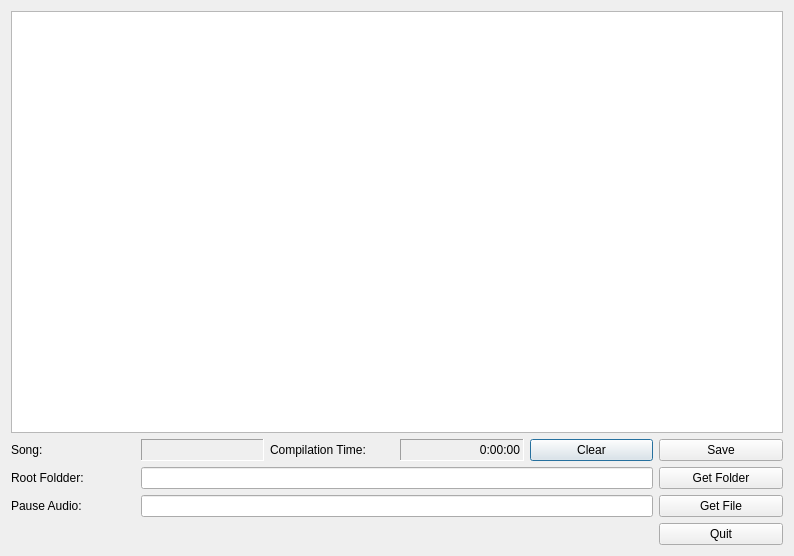
<?xml version="1.0" encoding="UTF-8"?>
<ui version="4.0">
 <class>FileDropper</class>
 <widget class="QDialog" name="FileDropper">
  <property name="geometry">
   <rect>
    <x>0</x>
    <y>0</y>
    <width>794</width>
    <height>556</height>
   </rect>
  </property>
  <property name="windowTitle">
   <string>FiiO File Dropper</string>
  </property>
  <layout class="QGridLayout" name="gridLayout">
   <item row="0" column="0" colspan="6">
    <widget class="QFileDropBrowser" name="textBrowser">
     <property name="readOnly">
      <bool>true</bool>
     </property>
    </widget>
   </item>
   <item row="1" column="0">
    <widget class="QLabel" name="label_4">
     <property name="text">
      <string>Song:</string>
     </property>
    </widget>
   </item>
   <item row="1" column="1">
    <widget class="QLabel" name="labSong">
     <property name="frameShape">
      <enum>QFrame::Panel</enum>
     </property>
     <property name="frameShadow">
      <enum>QFrame::Sunken</enum>
     </property>
     <property name="text">
      <string/>
     </property>
    </widget>
   </item>
   <item row="1" column="2">
    <widget class="QLabel" name="label_3">
     <property name="text">
      <string>Compilation Time:</string>
     </property>
    </widget>
   </item>
   <item row="1" column="3">
    <widget class="QLabel" name="labLength">
     <property name="frameShape">
      <enum>QFrame::Panel</enum>
     </property>
     <property name="frameShadow">
      <enum>QFrame::Sunken</enum>
     </property>
     <property name="text">
      <string>0:00:00</string>
     </property>
     <property name="alignment">
      <set>Qt::AlignRight|Qt::AlignTrailing|Qt::AlignVCenter</set>
     </property>
    </widget>
   </item>
   <item row="1" column="4">
    <widget class="QPushButton" name="pushClear">
     <property name="text">
      <string>Clear</string>
     </property>
    </widget>
   </item>
   <item row="1" column="5">
    <widget class="QPushButton" name="pushSave">
     <property name="text">
      <string>Save</string>
     </property>
    </widget>
   </item>
   <item row="2" column="0">
    <widget class="QLabel" name="label_2">
     <property name="text">
      <string>Root Foldder:</string>
     </property>
    </widget>
   </item>
   <item row="2" column="1" colspan="4">
    <widget class="QLineEdit" name="lineRoot"/>
   </item>
   <item row="2" column="5">
    <widget class="QPushButton" name="pushRoot">
     <property name="text">
      <string>Get Folder</string>
     </property>
    </widget>
   </item>
   <item row="3" column="0">
    <widget class="QLabel" name="label">
     <property name="text">
      <string>Pause Audio:</string>
     </property>
    </widget>
   </item>
   <item row="3" column="1" colspan="4">
    <widget class="QLineEdit" name="linePauseAudio"/>
   </item>
   <item row="3" column="5">
    <widget class="QPushButton" name="pushPause">
     <property name="text">
      <string>Get File</string>
     </property>
    </widget>
   </item>
   <item row="4" column="5">
    <widget class="QPushButton" name="pushButton_2">
     <property name="text">
      <string>Quit</string>
     </property>
    </widget>
   </item>
  </layout>
 </widget>
 <layoutdefault spacing="6" margin="11"/>
 <customwidgets>
  <customwidget>
   <class>QFileDropBrowser</class>
   <extends>QTextBrowser</extends>
   <header>qfiledropbrowser.h</header>
  </customwidget>
 </customwidgets>
 <resources/>
 <connections>
  <connection>
   <sender>pushButton_2</sender>
   <signal>clicked()</signal>
   <receiver>FileDropper</receiver>
   <slot>accept()</slot>
   <hints>
    <hint type="sourcelabel">
     <x>784</x>
     <y>546</y>
    </hint>
    <hint type="destinationlabel">
     <x>48</x>
     <y>530</y>
    </hint>
   </hints>
  </connection>
 </connections>
</ui>
